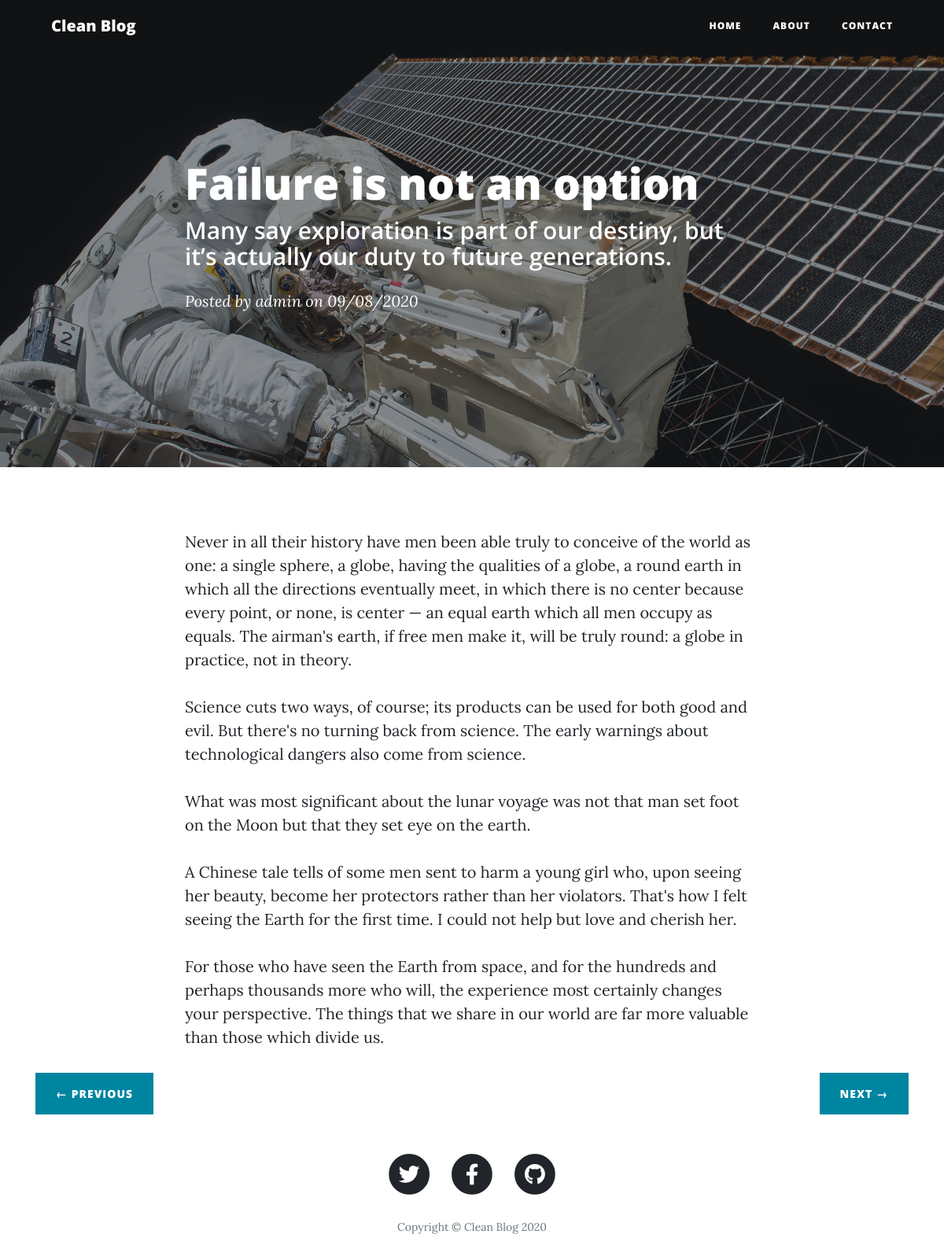
The app's page /post/4/ with its own data.
### posts/models.py (models this page shows)
class Post(models.Model):
    title = models.CharField(max_length=200, verbose_name="Title")
    subtitle = models.CharField(max_length=200, verbose_name="Subtitle")
    content = RichTextField(verbose_name="Content")
    published = models.DateTimeField(default=now, verbose_name="Published Date")
    image = models.ImageField(verbose_name="Image", upload_to="blog", null=True, blank=True)
    is_published = models.BooleanField(default=True, verbose_name="Is Published")
    author = models.ForeignKey(User, verbose_name="Author", on_delete=models.DO_NOTHING, null=True, blank=True)
    categories = models.ManyToManyField(Category, verbose_name="Categories", related_name="get_posts")
    created = models.DateTimeField(auto_now_add=True, verbose_name="Created")
    updated = models.DateTimeField(auto_now=True, verbose_name="Updated")
    class Meta:
        verbose_name = "Post"
        verbose_name_plural = "Posts"
        ordering = ["created"]
    def __str__(self):
        return self.title

### posts/views.py (the view)
# urls.py: path('post/', include('posts.urls')),
def post(request, post_id):
    post = get_object_or_404(Post, id=post_id)
    posts = Post.objects.filter(is_published=True).order_by('-created')
    next = get_next(post)
    prev = get_prev(post)
    print(f"Actual: {post}")
    print(f"Prev: {prev}")
    print(f"Next: {next}")
    context = {
        'post': post,
        'previous': prev,
        'next': next,
    }
    return render(request, "posts/post.html", context)

### posts/views.py (called while the page is built)
def get_prev(post):
    qs = Post.objects.filter(id__lt=post.id, is_published=True).order_by('-created')
    if qs.exists():
        return qs.first()
    return None

def get_next(post):
    qs = Post.objects.filter(id__gt=post.id, is_published=True).order_by('created')
    if qs.exists():
        return qs.first()
    return None

### posts/templates/posts/post.html (shortened to what this page needs)
{% extends "base/base.html" %}
{% block content %}
    <header class="masthead" style="background-image: url('{{ post.image.url }}')">
        <div class="overlay"></div>
        <div class="container">
            <div class="row">
                <div class="col-lg-8 col-md-10 mx-auto">
                    <div class="post-heading">
                        <h1>{{ post.title }}</h1>
                        <h2 class="subheading">{{ post.subtitle }}</h2>
                        {% if post.author %}
                          <span class="meta">Posted by
                          <em><b>{{ post.author }}</b></em>
                          on {{ post.published|date:"SHORT_DATE_FORMAT" }}</span>
                        {% endif %}
                    </div>
                </div>
            </div>
        </div>
    </header>
  <article>
    <div class="container">
      <div class="row">
        <div class="col-lg-8 col-md-10 mx-auto">
          {{ post.content|safe }}
        </div>
      </div>
    </div>
  </article>
  {% if previous or next %}
    <div class="container">
      <div class="clearfix">
        {% if previous %}
          <a href="{% url 'post' previous.id %}" class="btn btn-primary float-left">&larr; Previous</a>
        {% endif %}
        {% if next %}
          <a href="{% url 'post' next.id %}" class="btn btn-primary float-right">Next &rarr;</a>
        {% endif %}
      </div>
    </div>
  {% endif %}
{% endblock content %}

### records on screen
Post: image (picture), title "Failure is not an option", subtitle "Many say exploration is part of our destiny, but it’s actually our duty to future generations.", author "admin", published "09/08/2020", content "Never in all their history have men been able truly to conceive of the world as one: a single sphere, a globe, having the qualities of a globe, a round earth in which all the directions eventually meet, in which there is no center because every point, or none, is center — an equal earth which all men occupy as equals. The airman's earth, if free men make it, will be truly round: a globe in practice, not in theory. Science cuts two ways, of course; its products can be used for both good and evil. But there's no turning back from science. The early warnings about technological dangers also come from science. What was most significant about the lunar voyage was not that man set foot on the…"
